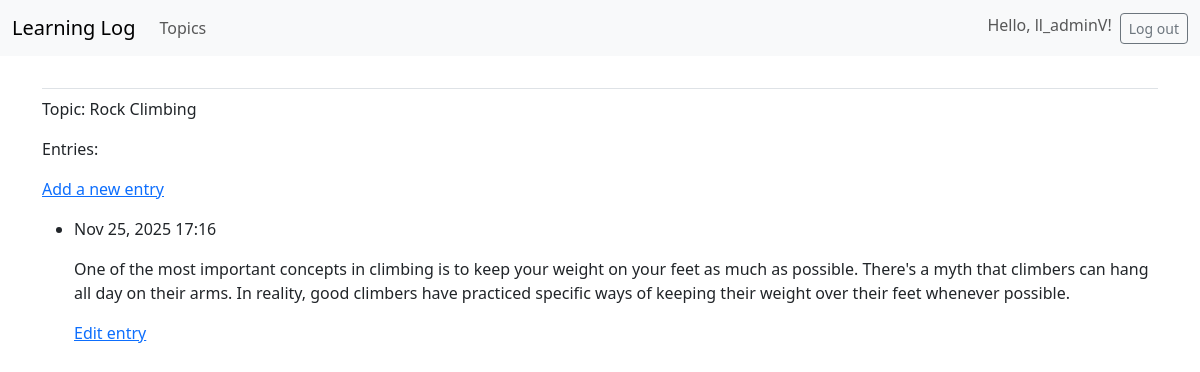
The page /topics/2/ (signed in) on the database its author committed.
### learning_logs/models.py (models this page shows, shortened)
class Topic(models.Model):
    text = models.CharField(max_length=200)
    date_added = models.DateTimeField(auto_now_add=True)
    owner = models.ForeignKey(User, on_delete=models.CASCADE)

class Entry(models.Model):
    topic = models.ForeignKey(Topic, on_delete=models.CASCADE)
    text = models.TextField()
    date_added = models.DateTimeField(auto_now_add=True)
    class Meta:
        verbose_name_plural = 'entries'

### learning_logs/views.py (the view)
# urls.py: path('topics/<int:topic_id>/', views.topic, name='topic'),
@login_required
def topic(request, topic_id):
    topic = Topic.objects.get(id=topic_id)
    entries = topic.entry_set.order_by('-date_added')
    context = {'topic': topic, 'entries': entries}
    return render(request, 'learning_logs/topic.html', context)

### learning_logs/templates/learning_logs/topic.html
{% extends 'learning_logs/base.html' %}
{% block content %}
    <p>Topic: {{ topic.text }}</p>
    <p>Entries:</p>
    <p>
        <a href="{% url 'learning_logs:new_entry' topic.id %}">Add a new entry</a>
    </p>
    <ul>
        {% for entry in entries %}
            <li>
                <p>{{ entry.date_added|date:"M d, Y H:i" }}</p>
                <p>{{ entry.text|linebreaks }}</p>
                <p>
                    <a href="{% url 'learning_logs:edit_entry' entry.id %}">Edit entry</a></p>
            </li>
        {% empty %}
            <li>There are no entries for this topic yet.</li>
        {% endfor %}
    </ul>
{% endblock content %}

### learning_logs/templates/learning_logs/base.html (shortened to what this page needs)
<!doctype html>
<html lang="en">
  <head>
    {% load django_bootstrap5 %}
    {% bootstrap_css %}
  </head>
  <body>
    <nav class="navbar navbar-expand-lg navbar-light bg-light">
      <div class="container-fluid">
        <a class="navbar-brand" href="{% url 'learning_logs:index' %}">Learning Log</a>
        <div class="collapse navbar-collapse" id="navbarNav">
          <ul class="navbar-nav me-auto mb-2 mb-lg-0">
            <li class="nav-item">
              <a class="nav-link" href="{% url 'learning_logs:topics' %}">Topics</a>
            </li>
          </ul>
          <ul class="navbar-nav ms-auto mb-2 mb-lg-0">
            {% if user.is_authenticated %}
              <li class="nav-item">
                <span class="navbar-text me-2">Hello, {{ user.username }}!</span>
              </li>
              <li class="nav-item">
                <form action="{% url 'accounts:logout' %}" method="post" class="d-inline">
                  <button type="submit" class="btn btn-outline-secondary btn-sm">Log out</button>
                </form>
              </li>
            {% endif %}
          </ul>
        </div>
      </div>
    </nav>
    <main class="container mt-4">
      <div class="pb-2 mb-2 border-bottom">
      </div>
      <div>
        {% block content %}{% endblock content %}
      </div>
    </main>
  </body>
</html>

### rows shown on the page
Topic: text "Rock Climbing"
Entry: date_added "Nov 25, 2025 17:16", text "One of the most important concepts in climbing is to keep your weight on your feet as much as possible. There's a myth that climbers can hang all day on their arms. In reality, good climbers have practiced specific ways of keeping their weight over their feet whenever possible."

### other values the page prints
{{ user.username }} "ll_adminV"
